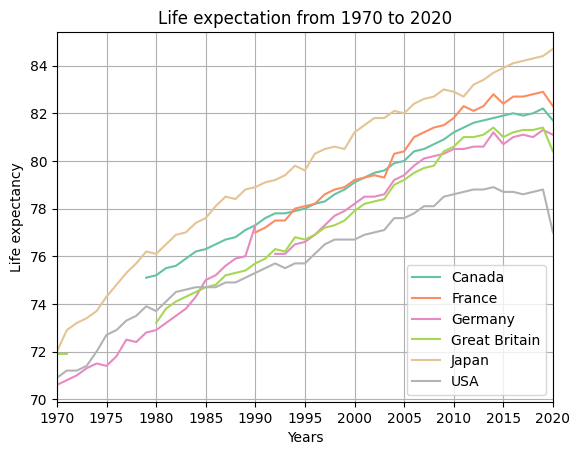

Source code (Python):
# libraries
import pandas
import matplotlib.pyplot as plt
from pandas.plotting import parallel_coordinates
import matplotlib.ticker as ticker

# Take the iris dataset 
import seaborn as sns
df = sns.load_dataset('healthexp')
# df = df[(df['Year'] == 1980) | (df['Year'] == 2020)]
df = df.drop(['Spending_USD'], axis=1)
df = df.pivot(index='Country', columns='Year', values='Life_Expectancy')
df = df.reset_index()


# Make the plot
parallel_coordinates(df, 'Country', colormap=plt.get_cmap("Set2"), axvlines=False)
plt.title('Life expectation from 1970 to 2020')
plt.xlabel('Years')
plt.ylabel('Life expectancy')
ax = plt.gca()
ax.xaxis.set_major_locator(ticker.MultipleLocator(base=5))
plt.legend(loc='lower right')
plt.show()

plt.savefig('Parallel_coordinates.png')
